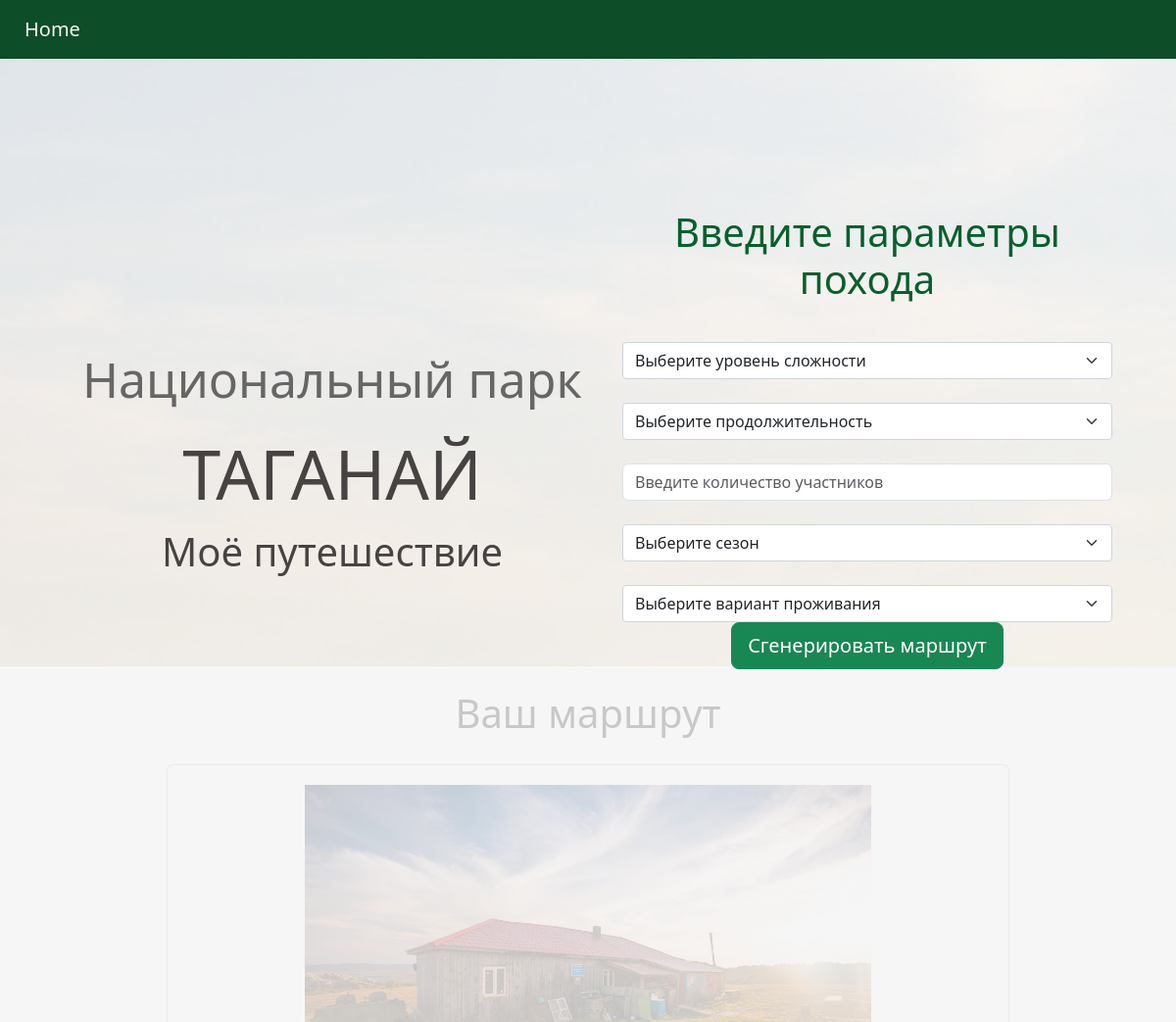
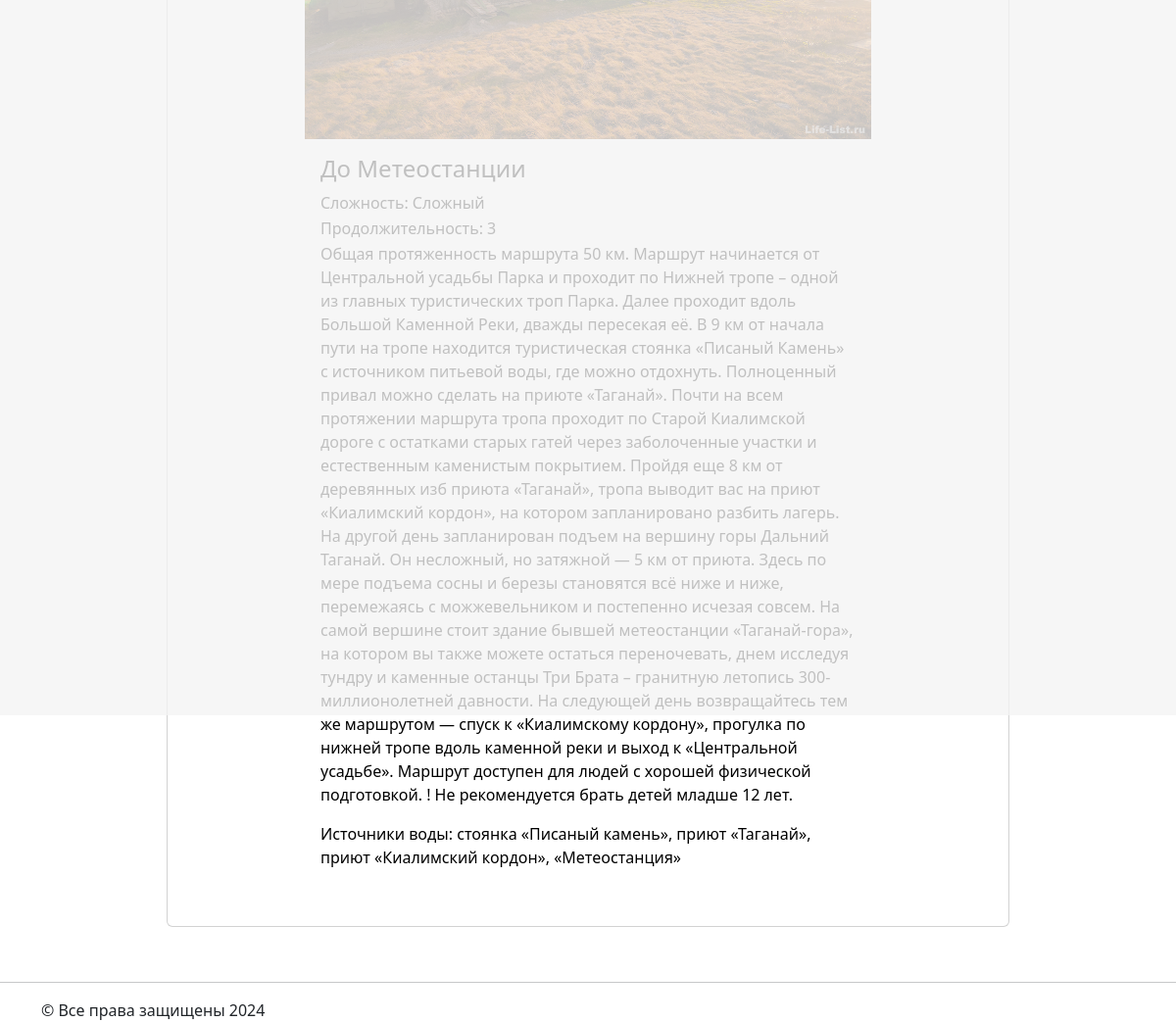
The page /generate/ on the database as committed earlier (2 pictures, top to bottom).
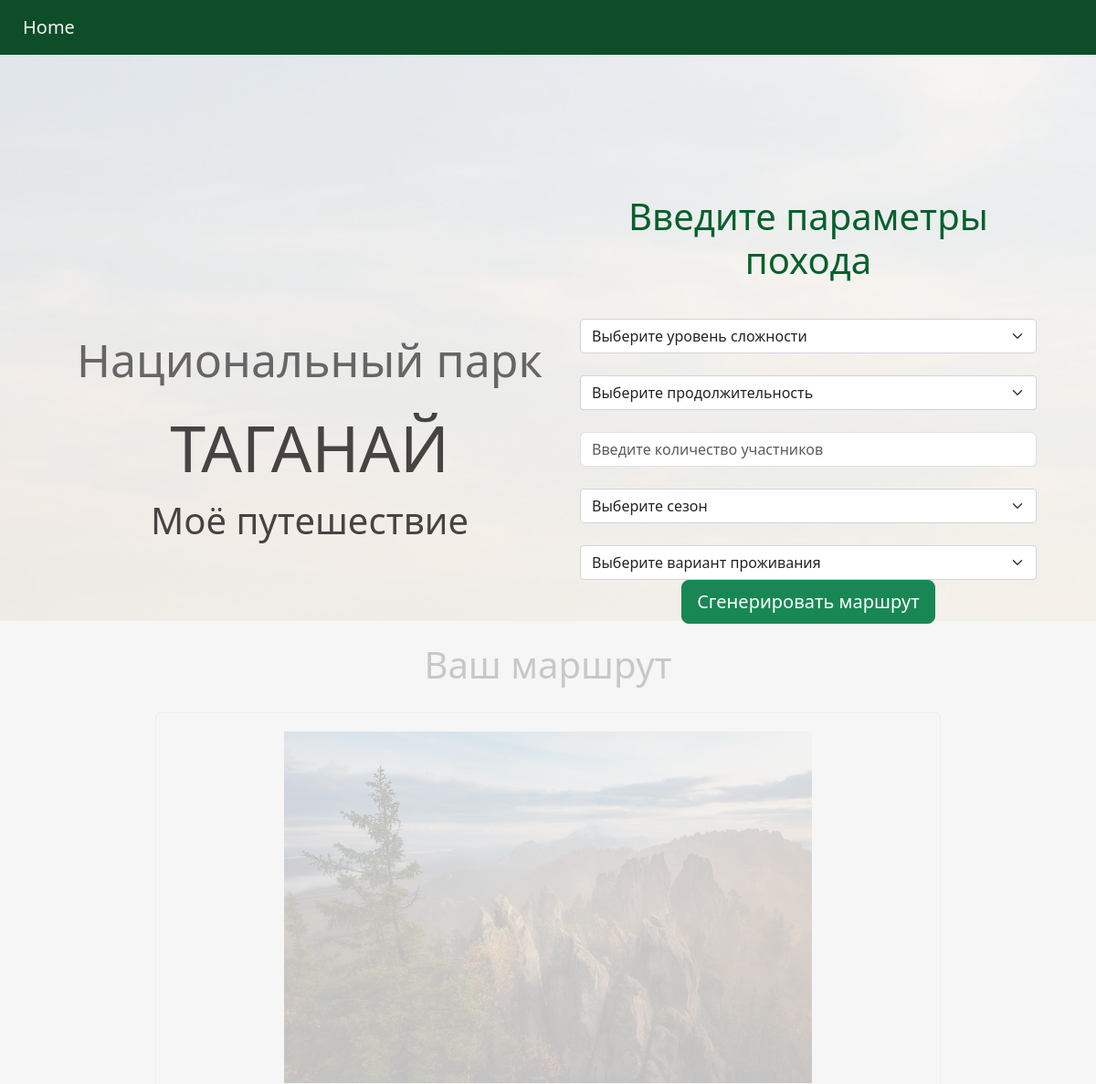
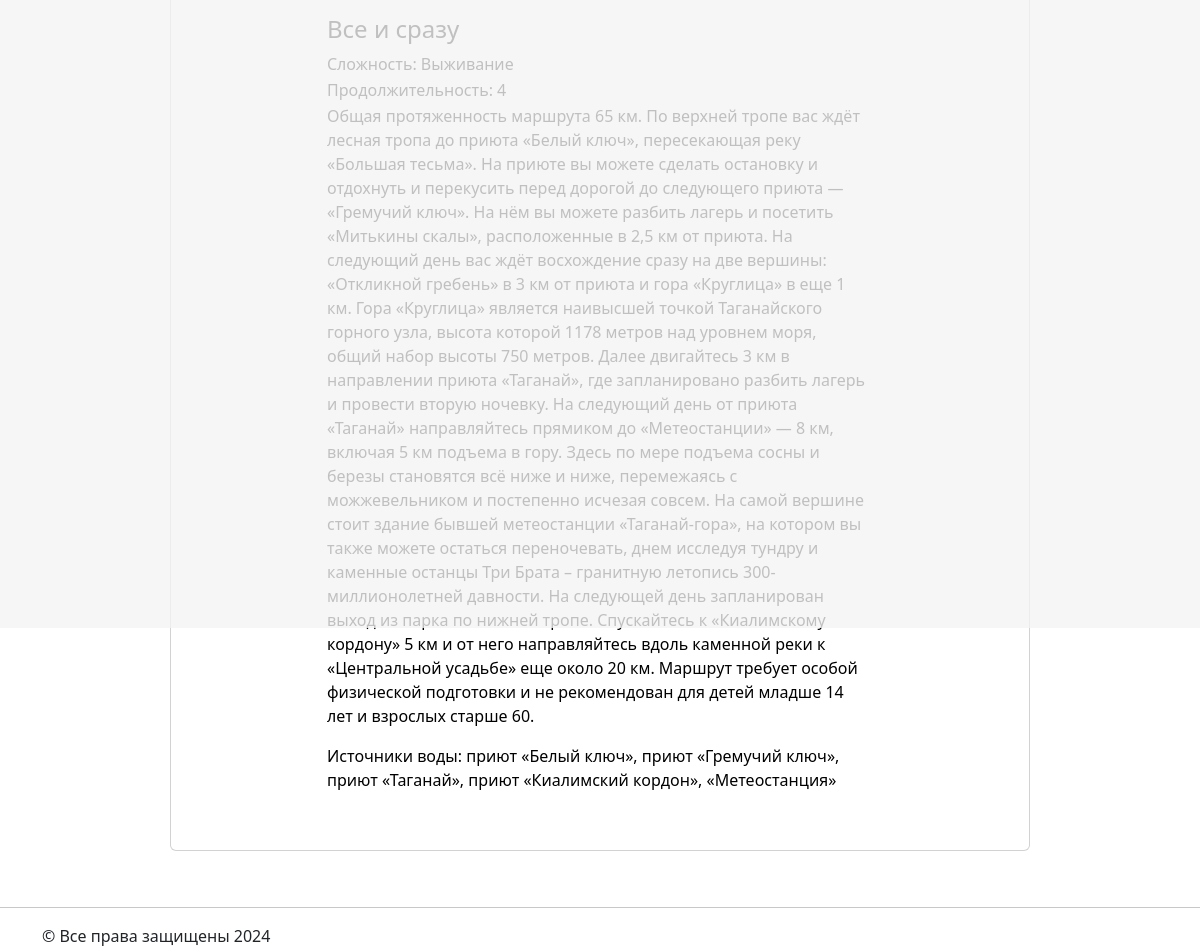
The same page on the database as committed later (2 pictures, top to bottom).
### naturetrail/models.py (models this page shows)
class Routes(models.Model):
    DIFICULT_CHOICES = (
        ("Лёгкий", "Лёгкий"),
        ("Средний", "Средний"),
        ("Сложный", "Сложный"),
        ("Выживание", "Выживание"),
    )
    name = models.CharField(max_length=320, default='generated-route')
    duration = models.PositiveSmallIntegerField()
    level_of_hardness = models.CharField(max_length=20,
                                         choices=DIFICULT_CHOICES, )
    description = models.TextField()
    price_of_accommodation = models.PositiveSmallIntegerField(default=0)
    picture = models.ImageField(upload_to='images')
    equipment = models.FileField(upload_to='equipments')
    water = models.CharField(max_length=320)
    first = models.BooleanField(default=False)

### naturetrail/views.py (the view)
# urls.py: path("generate/", views.create, name='create'),
def create(request):
    error = ""
    if request.method == 'POST':
        handle_post_request(request.POST)
    nash = Routes.objects.last()
    form = RoutesForm()
    data = prepare_data(nash, form, error)
    return render(request, 'route_detail.html', data)

### naturetrail/forms.py
class RoutesForm(ModelForm):
    class Meta:
        model = Routes
        fields = ['level_of_hardness', 'duration']
        widgets = {
            "level_of_hardness": TextInput(attrs={
                'class': 'form-control',
                'placeholder': 'Сложность маршрута'
            }),
            "duration": TextInput(attrs={
                'class': 'form-control',
                'placeholder': 'Продолжительность маршрута'
            })
        }

### naturetrail/views.py (called while the page is built)
def prepare_data(nash, form, error):
    return {
        'form': form,
        'error': error,
        'description_h': nash.description,
        'picture_h': nash.picture,
        'name_h': nash.name,
        'dificult_h': nash.level_of_hardness,
        'water_h': nash.water,
        'duration_h': nash.duration,
    }

### naturetrail/templates/route_detail.html (shortened to what this page needs)
<!DOCTYPE html>
<html lang="en">
<head>
    {% load static %}
    <link href="{% static 'css/bootstrap.min.css' %}" rel="stylesheet" type="text/css">
    <link href="/static/css/main.css" rel="stylesheet" type="text/css">
</head>
<body>
<nav class="navbar navbar-expand-lg fixed-top" id="menu">
    <a class="navbar-brand" href="/">Home</a>
</nav>
<header class="header_route_detail">
    <div class="overlay_route_detail"></div>
    <div class="container">
        <div class="row">
            <div class="col-md-6 d-flex justify-content-between">
                <div class="description text-center">
                    <h3>
                        <p>
                            Национальный парк
                        </p>
                        ТАГАНАЙ
                    </h3>
                    <div class="preview2">Моё путешествие</div>
                </div>
            </div>
            <div class="col-md-6 d-flex justify-content-center align-items-center">
                {% block content %}
                <div class="generator text-center" id="generator">
                    <h1 class="title">Введите параметры похода</h1>
                    <form method="post" action="/generate/">
                        <select class="form-select" name="level_of_hardness">
                            <option selected disabled hidden>Выберите уровень сложности</option>
                        </select><br>
                        <select class="form-select" name="duration">
                            <option selected disabled hidden>Выберите продолжительность</option>
                        </select><br>
                        <input type="number" class="form-control"
                               name="participants"  min="1" max="30"
                         placeholder="Введите количество участников">
                        <br>
                        <select class="form-select" name="season">
                            <option selected disabled hidden>Выберите сезон</option>
                        </select><br>
                        <select class="form-select" id="accommodation"
                                name="accommodation">
                            <option disabled hidden selected>Выберите вариант
                                проживания
                            </option>
                        </select>
                        <button class="btn btn-success btn-lg" type="submit">Сгенерировать маршрут</button>
                    </form>
                </div>
                {% endblock %}
            </div>
        </div>
    </div>
</header>
<div class="gener" id="gener">
    <div class="container">
        <h1 class="text-center mt-4">Ваш маршрут</h1>
        <div class="row">
            <div class="one">
                <div class="card">
                    <div class="card-img2">
                        <img class="" src="/static/{{ picture_h }}">
                    </div>
                    <div class="card-body">
                        <h4 class="card-title">{{name_h}}</h4>
                        <p class="card1-text">Сложность: {{ dificult_h }}</p>
                        <p class="card1-text">Продолжительность: {{ duration_h }}</p>
                        <p class="card-text4">{{ description_h }}</p>
                        <p class="card1-text">Источники воды: {{ water_h }}</p>
                    </div>
                </div>
            </div>
        </div>
    </div>
</div>
<hr>
<footer class="container">
    &copy; Все права защищены 2024
</footer>
</body>
</html>

Rows that differ between the two databases and show on the page:
removed Routes: picture (picture), name "До Метеостанции", level_of_hardness "Сложный", description "Общая протяженность маршрута 50 км. Маршрут начинается от Центральной усадьбы Парка и проходит по Нижней тропе – одной из главных туристических троп Парка. Далее проходит вдоль Большой Каменной Реки, дважды пересекая её. В 9 км от начала пути на тропе находится туристическая стоянка «Писаный Камень» с источником питьевой воды, где можно отдохнуть. Полноценный привал можно сделать на приюте «Таганай». Почти на всем протяжении маршрута тропа проходит по Старой Киалимской дороге с остатками старых гатей через заболоченные участки и естественным каменистым покрытием. Пройдя еще 8 км от деревянных изб приюта «Таганай», тропа выводит вас на приют «Киалимский кордон», на котором запланировано…", water "стоянка «Писаный камень», приют «Таганай», приют «Киалимский кордон», «Метеостанция»"
now on this page (row unchanged): Routes: picture (picture), name "Все и сразу", level_of_hardness "Выживание", description "Общая протяженность маршрута 65 км. По верхней тропе вас ждёт лесная тропа до приюта «Белый ключ», пересекающая реку «Большая тесьма». На приюте вы можете сделать остановку и отдохнуть и перекусить перед дорогой до следующего приюта — «Гремучий ключ». На нём вы можете разбить лагерь и посетить «Митькины скалы», расположенные в 2,5 км от приюта. На следующий день вас ждёт восхождение сразу на две вершины: «Откликной гребень» в 3 км от приюта и гора «Круглица» в еще 1 км. Гора «Круглица» является наивысшей точкой Таганайского горного узла, высота которой 1178 метров над уровнем моря, общий набор высоты 750 метров. Далее двигайтесь 3 км в направлении приюта «Таганай», где запланировано разбить…", water "приют «Белый ключ», приют «Гремучий ключ», приют «Таганай», приют «Киалимский кордон», «Метеостанция»"
Other text that changed with them:
{{ duration_h }}: "3" → "4"
